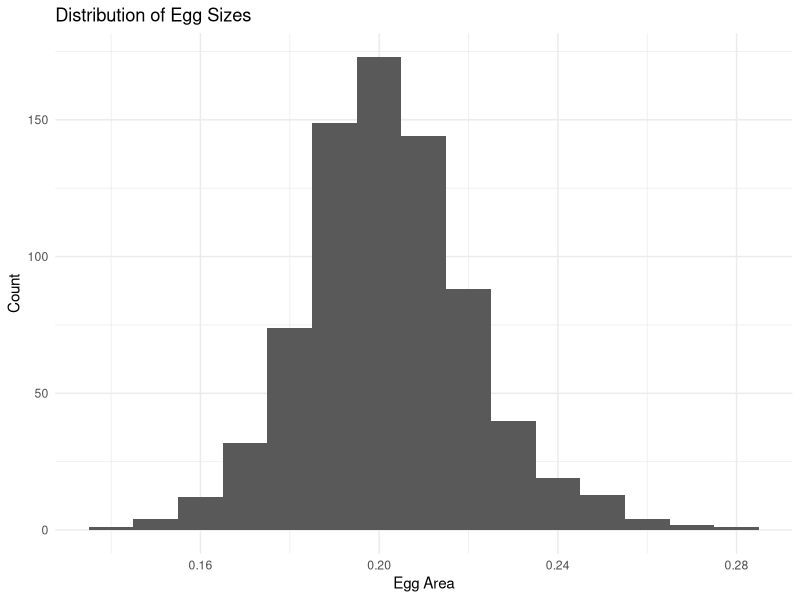

Recreate this plot in R.
## ---- chunk 1
library(here)
library(ggplot2)
library(tidyverse)
library(lme4)
## ---- chunk 2
raw_egg_sizes <- read.csv(here("data", "clean data", "raw egg sizes.csv"))

raw_egg_sizes <- raw_egg_sizes %>%
  mutate(maternalID = sub("^[^.]*\\.[^.]*\\.([^_]+)_.*$", "\\1", adultID))

#make maternal ID a factor
raw_egg_sizes$maternalID <- as.factor(raw_egg_sizes$maternalID)

#convert the pupal temperatures to factors so they plot in the correct order
raw_egg_sizes$pupal_treatment <- factor(raw_egg_sizes$pupal_treatment,
                             levels = c("wild", "ambient", "cool", "mean", "warm", "hot"))

#convert the larval  temperatures to factors so the plot in the correct order
raw_egg_sizes$larval_treatment <- factor(raw_egg_sizes$larval_treatment,
                             levels = c("wild", "ambient", "cool", "mean", "warm", "hot"))



#looking just at ambient larval temperature.
egg_sizes_ambient_larval <- raw_egg_sizes %>%
  filter(larval_treatment == "ambient") %>%
  mutate(numerical_pupal_treatment = case_when(
    pupal_treatment == "cool"  ~ -1.5,
    pupal_treatment == "mean"  ~  0.0,
    pupal_treatment == "warm"  ~  1.5,
    pupal_treatment == "hot"   ~  2.5,
    TRUE ~ NA_real_
  )) %>%
  mutate(numerical_larval_treatment = case_when(
    larval_treatment == "warm"  ~  1.5,
    larval_treatment == "hot"   ~  2.5,
    TRUE ~ NA_real_
  )) %>%
  mutate(weight_mg = weight * 1000) %>%
  mutate(weight_mg_centered = weight_mg - mean(weight_mg, na.rm = TRUE))


egg_sizes_ambient_larval <- egg_sizes_ambient_larval %>%
  mutate(
    larval_treatment = factor(larval_treatment, levels = c("ambient")))
## ---- chunk 3
#look at the distributions of egg size
ggplot(egg_sizes_ambient_larval, aes(x = area)) +
  geom_histogram(binwidth = 0.01) +  # change this value to control bin width +
  labs(title = "Distribution of Egg Sizes",
       x = "Egg Area",
       y = "Count") +
  theme_minimal()
## ---- chunk 4

lm1 <- lm(area ~ pupal_treatment, data = egg_sizes_ambient_larval)
summary(lm1)
AIC(lm1)
#pupal treatment does affect egg size, compared to ambient

lm2 <- lm(area ~ pupal_treatment + weight_mg_centered, data = egg_sizes_ambient_larval)
summary(lm2)
AIC(lm2)
#so weight does not affect egg size - remove from model

lm3 <- lmer(area ~ pupal_treatment + (1|clutch_ID), data = egg_sizes_ambient_larval )
summary(lm3)
AIC(lm3)
#this is alower AIC so including clutch_ID makes the model better

lm4 <- lmer(area ~ pupal_treatment + (1|clutch_ID) + (1|maternalID), data = egg_sizes_ambient_larval )
summary(lm4)
AIC(lm4)

confint(lm4)
#this has a lower AIC again so including maternalID as a random effect makes the model better.
## ---- chunk 5
library(emmeans)

#estimates marginal means for the pupal treatments, using lm6
emm <- emmeans(lm4, ~ pupal_treatment)
emm

#pairwise comparisons
pairs(emm)

#significant difference between ambient-mean, ambient-warm, and ambient-hot.
## ---- chunk 6
#looking just at ambient larval temperature.
egg_sizes_warmhot_larval <- raw_egg_sizes %>%
  filter(larval_treatment %in% c("warm", "hot")) %>%
  mutate(weight_mg = weight * 1000) %>%
  mutate(weight_mg_centered = weight_mg - mean(weight_mg, na.rm = TRUE))


egg_sizes_warmhot_larval <- egg_sizes_warmhot_larval %>%
  mutate(
    larval_treatment = factor(larval_treatment, levels = c("warm", "hot")))
## ---- chunk 7

lm1 <- lm(area ~larval_treatment, data = egg_sizes_warmhot_larval )
summary(lm1)
AIC(lm1)
#larval treatment not significant

lm2 <- lm(area ~ pupal_treatment, data = egg_sizes_warmhot_larval )
summary(lm2)
AIC(lm2)
#pupal treatment significant

lm3 <- lmer(area ~ pupal_treatment + (1|clutch_ID) + (1|maternalID), data = egg_sizes_warmhot_larval )
summary(lm3)
AIC(lm3)


## ---- chunk 8
#estimates marginal means for the pupal treatments, using lm6
emm <- emmeans(lm3, ~ pupal_treatment)
emm

#pairwise comparisons
pairs(emm)

#significant difference between ambient-mean, ambient-warm, and ambient-hot.
